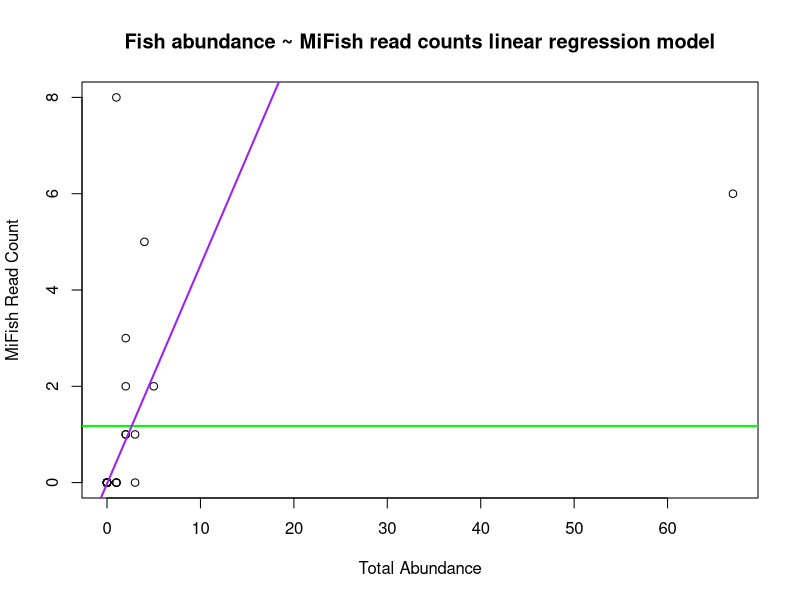
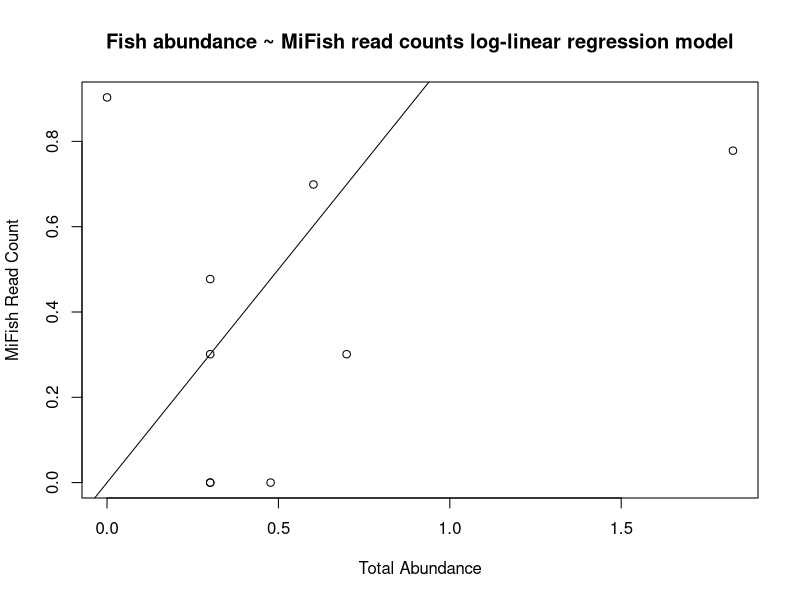
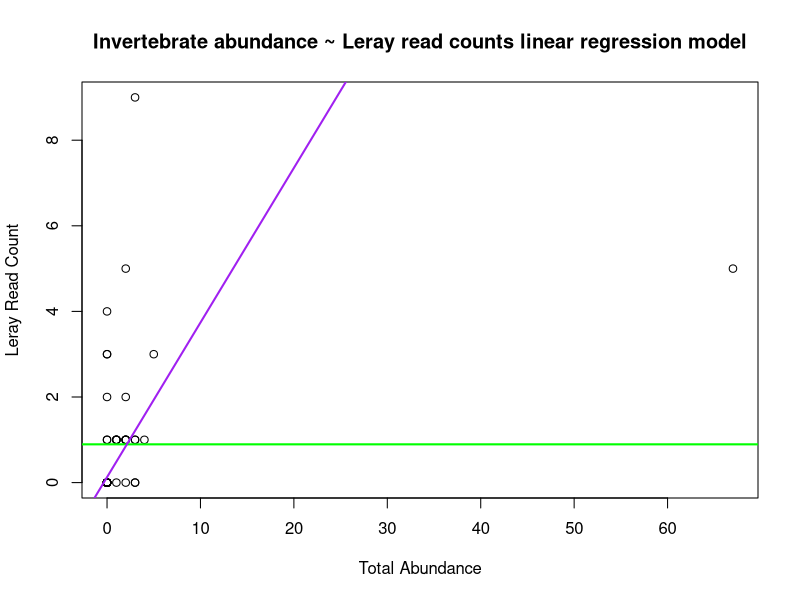
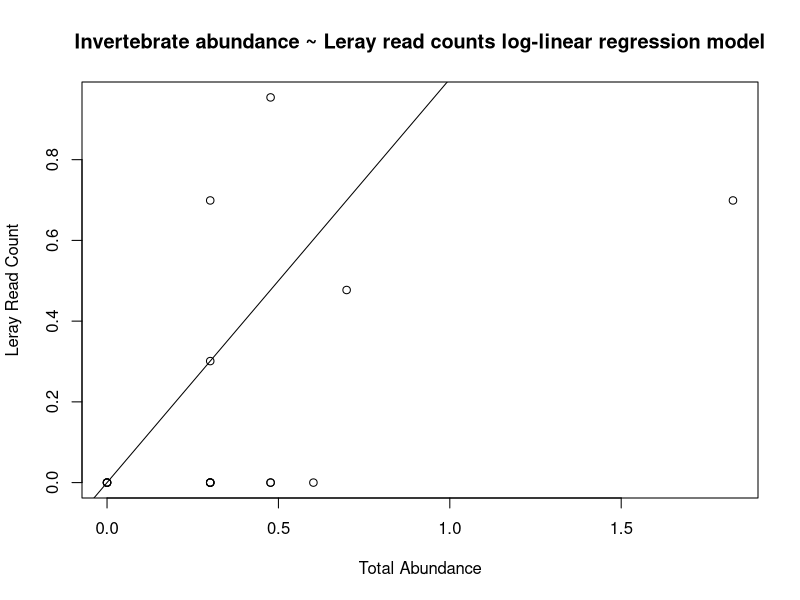

R code for these plots, in order: (Note: this script raises an error after producing the figures.)
rm(list = ls())

#Perform a Poisson Regression GLM using the abundance proportion of Fish species to their read counts in csv.
edna_data<- read.csv("MiFish_Abundance_Poisson.csv", header = TRUE)
edna_data$Abundance <- edna_data$Abundance 
edna_data$MiFish <- edna_data$MiFish
edna_data$Leray <- edna_data$Leray

#Replace N/A in csv dataset table.
edna_data<- replace(edna_data, is.na(edna_data), "")

#Fix any dataframe formating issues
edna_data$Species <- as.factor(edna_data$Species)

#Fit data into Poisson Regression GLMs.
edna_MiFish_model <- glm(Abundance ~ 1, data= edna_data, family = "poisson")
edna_MiFish_model_02 <- glm(Abundance ~ MiFish, data= edna_data,
                            family = "poisson")

#View GLMs & Explore model fits and independent variables signifance
summary(edna_MiFish_model)
summary(edna_MiFish_model_02)

# Add the model prediction to the plot
plot(edna_data$MiFish ~ edna_data$Abundance, xlab = "Total Abundance",
     ylab = "MiFish Read Count", 
     main = "Fish abundance ~ MiFish read counts linear regression model")
abline(edna_MiFish_model, col="green", lwd=2)
abline(edna_MiFish_model_02, col="purple", lwd=2)

# Add the model prediction to the plot
plot(log10(edna_data$MiFish) ~ log10(edna_data$Abundance),xlab = "Total Abundance",
     ylab = "MiFish Read Count", 
     main = "Fish abundance ~ MiFish read counts log-linear regression model")
abline(a=0, b=1)


#Perform a Poisson Regression GLM using the abundance proportion of all Invert. species to their read counts in csv.
edna_data_02<- read.csv("Leray_Abundance_Poisson.csv", header = TRUE)
edna_data_02$Abundance <- edna_data_02$Abundance
edna_data_02$Leray <- edna_data_02$Leray


#Replace N/A in csv dataset table.
edna_data_02<- replace(edna_data_02, is.na(edna_data_02), "")

#Fix any dataframe formating issues
edna_data_02$Species <- as.factor(edna_data_02$Species)

#Fit data into Poisson Regression GLMs.
edna_Leray_model <- glm(Abundance ~ 1, data= edna_data_02, family = "poisson")
edna_Leray_model_02 <- glm(Abundance ~ Leray, data= edna_data_02,
                           family = "poisson")

#View GLMs & Explore model fits and independent variables signifance
summary(edna_Leray_model)
summary(edna_Leray_model_02)

# Add the model prediction to the plot
plot(edna_data_02$Leray ~ edna_data_02$Abundance, xlab = "Total Abundance",
     ylab = "Leray Read Count", 
     main = "Invertebrate abundance ~ Leray read counts linear regression model")
abline(edna_Leray_model, col="green", lwd=2)
abline(edna_Leray_model_02, col="purple", lwd=2)

# Add the model prediction to the plot
plot(log10(edna_data_02$Leray) ~ log10(edna_data_02$Abundance), xlab = "Total Abundance",
     ylab = "Leray Read Count", 
     main = "Invertebrate abundance ~ Leray read counts log-linear regression model")
abline(a=0, b=1) # one to one line

#Perform a Multiplicative factor log-Poisson Regression GLM using the abundance proportion of all Invert. species to their read counts, and to their body type in csv.
edna_data_02<- read.csv("Leray_Abundance_Poisson.csv", header = TRUE)
edna_data_02$Abundance <- edna_data_02$Abundance
edna_data_02$Leray <- edna_data_02$Leray
edna_data_02$Body_Type <-edna_data_02$Body_Type

#Replace N/A in csv dataset table.
edna_data_02<- replace(edna_data_02, is.na(edna_data_02), "")

#Fix any dataframe formating issues
edna_data_02$Species <- as.factor(edna_data_02$Species)
edna_data_02$Body_Type <- as.factor(edna_data_02$Body_Type)

#Fit data into Poisson Regression GLMs.
edna_Leray_model <- glm(Abundance ~ 1, data= edna_data_02, family = "poisson")
edna_Leray_model_02 <- glm(Abundance ~ Leray*Body_Type, data= edna_data_02,
                           family = "poisson")

#View GLMs & Explore model fits and independent variables signifance
summary(edna_Leray_model)
summary(edna_Leray_model_02)

# Add the model prediction to the plot
plot(edna_data_02$Leray ~ edna_data_02$Abundance, xlab = "Total Abundance",
     ylab = "Multiplicative Leray Read Count",  
     main = "Invertebrate abundance ~ Leray read counts multiplicative linear regression model")
abline(edna_Leray_model, col="green", lwd=2)
abline(edna_Leray_model_02, col="purple", lwd=2)

# Add the model prediction to the plot
plot(log10(edna_data_02$Leray) ~ log10(edna_data_02$Abundance), xlab = "Total Abundance",
     ylab = "Multiplicative Leray Read Count", 
     main = "Invertebrate abundance ~ Leray read counts multiplicative log-linear regression model")
abline(a=0, b=1) # one to one line

#Perform a Additive factor log-Poisson Regression GLM using the abundance proportion of all Invert. species to their read counts, and to their body type in csv.
edna_data_02<- read.csv("Leray_Abundance_Poisson.csv", header = TRUE)
edna_data_02$Abundance <- edna_data_02$Abundance
edna_data_02$Leray <- edna_data_02$Leray
edna_data_02$Body_Type <-edna_data_02$Body_Type

#Replace N/A in csv dataset table.
edna_data_02<- replace(edna_data_02, is.na(edna_data_02), "")

#Fix any dataframe formating issues
edna_data_02$Species <- as.factor(edna_data_02$Species)
edna_data_02$Body_Type <- as.factor(edna_data_02$Body_Type)

#Fit data into Poisson Regression GLMs.
edna_Leray_model <- glm(Abundance ~ 1, data= edna_data_02, family = "poisson")
edna_Leray_model_02 <- glm(Abundance ~ Leray+Body_Type, data= edna_data_02,
                           family = "poisson")

#View GLMs & Explore model fits and independent variables signifance
summary(edna_Leray_model)
summary(edna_Leray_model_02)

# Add the model prediction to the plot
plot(edna_data_02$Leray ~ edna_data_02$Abundance, xlab = "Total Abundance",
     ylab = "Additive Leray Read Count", 
     main = "Invertebrate abundance ~ Leray read counts additive linear regression model")
abline(edna_Leray_model, col="green", lwd=2)
abline(edna_Leray_model_02, col="purple", lwd=2)

# Add the model prediction to the plot
plot(log10(edna_data_02$Leray) ~ log10(edna_data_02$Abundance),  xlab = "Total Abundance",
     ylab = "Additive Leray Read Count", 
     main = "Invertebrate abundance ~ Leray read counts additive log-linear regression model")
abline(a=0, b=1) # one to one line


#Perform a Poisson Regression GLM using the abundance proportion of cephalopod species to their read counts in csv.
edna_data_03<- read.csv("Ceph18s_Abundance_Poisson.csv", header = TRUE)
edna_data_03$Abundance <- edna_data_03$Abundance
edna_data_03$Ceph18s <- edna_data_03$Ceph18s

#Replace N/A in csv dataset table.
edna_data_03<- replace(edna_data_03, is.na(edna_data_03), "")

#Fix any dataframe formating issues
edna_data_03$Species <- as.factor(edna_data_03$Species)

#Fit data into Poisson Regression GLMs.
edna_Ceph18s_model <- glm(Abundance ~ 1, data= edna_data_03, family = "poisson")
edna_Ceph18s_model_02 <- glm(Abundance ~ Ceph18s, data= edna_data_03,
                             family = "poisson")

#View GLMs & Explore model fits and independent variables signifance
summary(edna_Ceph18s_model)
summary(edna_Ceph18s_model_02)

# Add the model prediction to the plot
plot(edna_data_03$Ceph18s ~ edna_data_03$Abundance, xlab = "Total Abundance",
     ylab = "Ceph18S Read Count", 
     main = "Cephalopod abundance ~ Ceph18s read counts linear regression model")
abline(edna_Ceph18s_model, col="green", lwd=2)
abline(edna_Ceph18s_model_02, col="purple", lwd=2)

# Add the model prediction to the plot
plot(log10(edna_data_03$Ceph18s) ~ log10(edna_data_03$Abundance), xlab = "Total Abundance",
     ylab = "Ceph18S Read Count", 
     main = "Cephalopod abundance ~ Ceph18s read counts log-linear regression model")
abline(a=0, b=1) # one to one line
